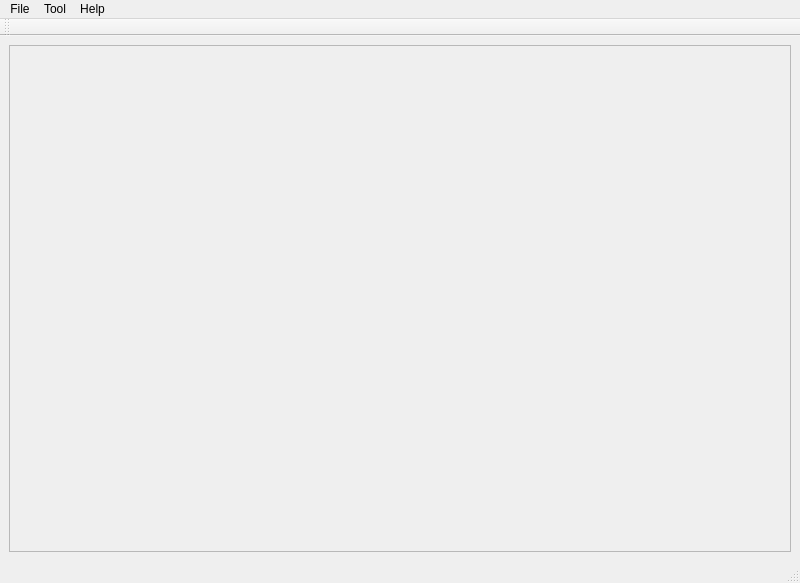
<?xml version="1.0" encoding="UTF-8"?>
<ui version="4.0">
 <class>MainWindow</class>
 <widget class="QMainWindow" name="MainWindow">
  <property name="geometry">
   <rect>
    <x>0</x>
    <y>0</y>
    <width>800</width>
    <height>583</height>
   </rect>
  </property>
  <property name="minimumSize">
   <size>
    <width>640</width>
    <height>480</height>
   </size>
  </property>
  <property name="windowTitle">
   <string>ICG Paint</string>
  </property>
  <property name="windowIcon">
   <iconset>
    <normalon>:/assets/assets/icons/icon.png</normalon>
   </iconset>
  </property>
  <widget class="QWidget" name="centralwidget">
   <layout class="QVBoxLayout" name="verticalLayout">
    <item>
     <widget class="QScrollArea" name="scrollArea">
      <property name="widgetResizable">
       <bool>true</bool>
      </property>
      <widget class="QWidget" name="scrollAreaWidgetContents">
       <property name="geometry">
        <rect>
         <x>0</x>
         <y>0</y>
         <width>780</width>
         <height>494</height>
        </rect>
       </property>
      </widget>
     </widget>
    </item>
   </layout>
  </widget>
  <widget class="QMenuBar" name="menubar">
   <property name="geometry">
    <rect>
     <x>0</x>
     <y>0</y>
     <width>800</width>
     <height>26</height>
    </rect>
   </property>
   <widget class="QMenu" name="menuFile">
    <property name="toolTip">
     <string/>
    </property>
    <property name="title">
     <string>File</string>
    </property>
    <addaction name="separator"/>
    <addaction name="actionOpen"/>
    <addaction name="actionSave"/>
    <addaction name="actionSave_As"/>
   </widget>
   <widget class="QMenu" name="menuTools">
    <property name="title">
     <string>Tool</string>
    </property>
    <addaction name="actionLine"/>
    <addaction name="actionFill"/>
    <addaction name="actionStamp"/>
   </widget>
   <widget class="QMenu" name="menuHelp">
    <property name="title">
     <string>Help</string>
    </property>
    <addaction name="actionAbout"/>
    <addaction name="actionHelp"/>
   </widget>
   <addaction name="menuFile"/>
   <addaction name="menuTools"/>
   <addaction name="menuHelp"/>
  </widget>
  <widget class="QStatusBar" name="statusbar"/>
  <widget class="QToolBar" name="toolBar">
   <property name="windowTitle">
    <string>toolBar</string>
   </property>
   <attribute name="toolBarArea">
    <enum>TopToolBarArea</enum>
   </attribute>
   <attribute name="toolBarBreak">
    <bool>false</bool>
   </attribute>
  </widget>
  <action name="actionOpen">
   <property name="icon">
    <iconset>
     <normalon>:/assets/assets/icons/open.png</normalon>
    </iconset>
   </property>
   <property name="text">
    <string>Open</string>
   </property>
   <property name="toolTip">
    <string>Open image file</string>
   </property>
   <property name="shortcut">
    <string>Ctrl+O</string>
   </property>
  </action>
  <action name="actionSave">
   <property name="icon">
    <iconset>
     <normalon>:/assets/assets/icons/save.png</normalon>
    </iconset>
   </property>
   <property name="text">
    <string>Save</string>
   </property>
   <property name="toolTip">
    <string>Save image file</string>
   </property>
   <property name="shortcut">
    <string>Ctrl+S</string>
   </property>
  </action>
  <action name="actionSave_As">
   <property name="icon">
    <iconset>
     <normalon>:/assets/assets/icons/save_as.png</normalon>
    </iconset>
   </property>
   <property name="text">
    <string>Save As</string>
   </property>
   <property name="toolTip">
    <string>Save image file with other file name</string>
   </property>
   <property name="shortcut">
    <string>Ctrl+Shift+S</string>
   </property>
  </action>
  <action name="actionLine">
   <property name="icon">
    <iconset>
     <normalon>:/assets/assets/icons/line.png</normalon>
    </iconset>
   </property>
   <property name="text">
    <string>Line</string>
   </property>
   <property name="toolTip">
    <string>Draw line</string>
   </property>
   <property name="shortcut">
    <string>Ctrl+L</string>
   </property>
  </action>
  <action name="actionFill">
   <property name="icon">
    <iconset>
     <normalon>:/assets/assets/icons/fill.png</normalon>
    </iconset>
   </property>
   <property name="text">
    <string>Fill</string>
   </property>
   <property name="toolTip">
    <string>Fill some area</string>
   </property>
   <property name="shortcut">
    <string>Ctrl+F</string>
   </property>
  </action>
  <action name="actionStamp">
   <property name="icon">
    <iconset>
     <normalon>:/assets/assets/icons/shape.png</normalon>
    </iconset>
   </property>
   <property name="text">
    <string>Stamp</string>
   </property>
   <property name="toolTip">
    <string>Stamp figure</string>
   </property>
   <property name="shortcut">
    <string>Ctrl+S</string>
   </property>
  </action>
  <action name="actionAbout">
   <property name="icon">
    <iconset>
     <normalon>:/assets/assets/icons/about.png</normalon>
    </iconset>
   </property>
   <property name="text">
    <string>About</string>
   </property>
   <property name="toolTip">
    <string>About author</string>
   </property>
  </action>
  <action name="actionHelp">
   <property name="icon">
    <iconset>
     <normalon>:/assets/assets/icons/docs.png</normalon>
    </iconset>
   </property>
   <property name="text">
    <string>Help</string>
   </property>
   <property name="toolTip">
    <string>Documentation</string>
   </property>
  </action>
 </widget>
 <resources>
  <include location="../../resources.qrc"/>
 </resources>
 <connections/>
</ui>
